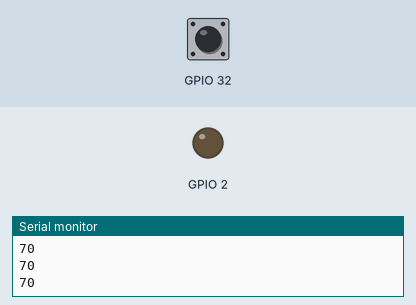
Simulated run of this sketch. Board: ESP32. Shown: output pins drawn as LEDs (lit = HIGH), the last lines printed to the serial monitor. Inputs (shaded band) come from the test bench; at power-on: GPIO 32 HIGH.

Above: at 2.8 s.
2.9 s: GPIO 32 pulled LOW for 1.2 s
At 4.1 s:
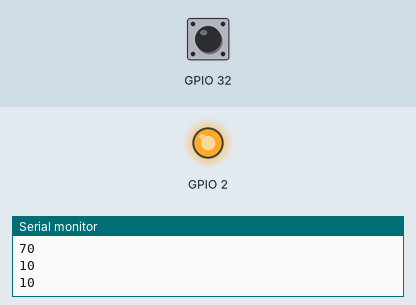
6.5 s: GPIO 32 pulled LOW for 3.2 s
At 10.6 s:
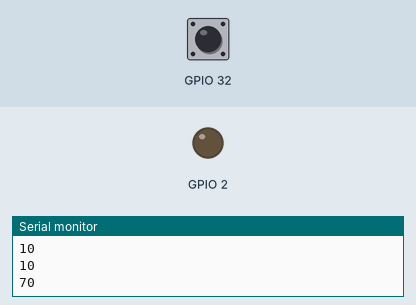
Timing chart, 0 to 12.1 s (numbered marks = the images above; inputs shaded):
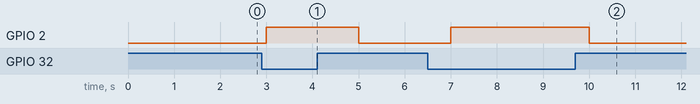

The sketch:

touch.ino
```cpp
int touchValue;

void setup() {

  Serial.begin(9600);
  pinMode(2, OUTPUT);


}

void loop() {

  touchValue = touchRead(32); //32 is pin number
  Serial.println(touchValue);

  if(touchValue < 50){
    digitalWrite(2, HIGH);
  }
  else{
    digitalWrite(2, LOW);
  }
  delay(1000);
}
```

Measured:
- after the input at 2.9 s, GPIO 2: LOW → HIGH after 0.10 s, → LOW 2.0 s later
- after the input at 6.5 s, GPIO 2: LOW → HIGH after 0.50 s, → LOW 3.0 s later
